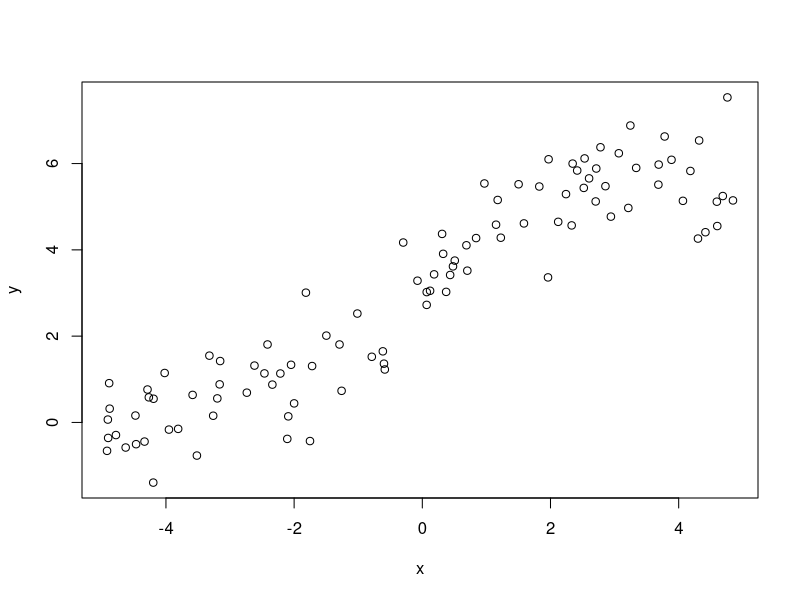
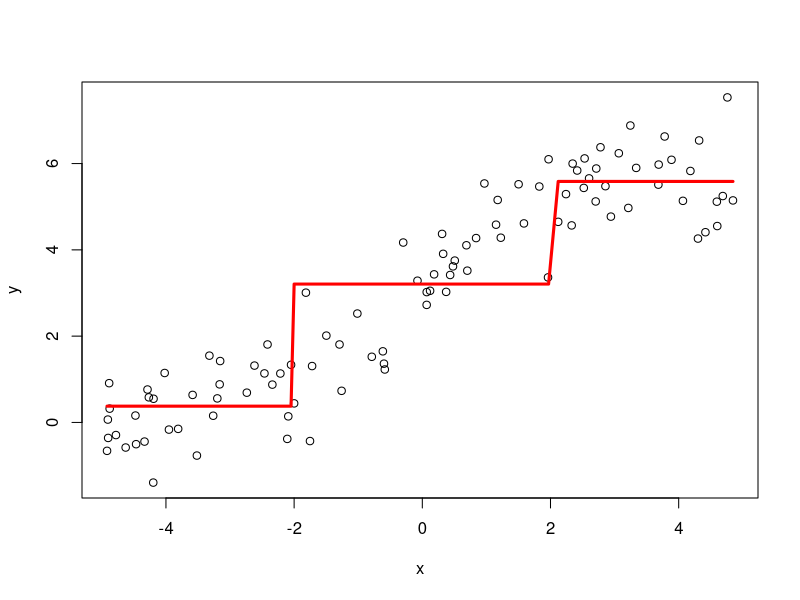
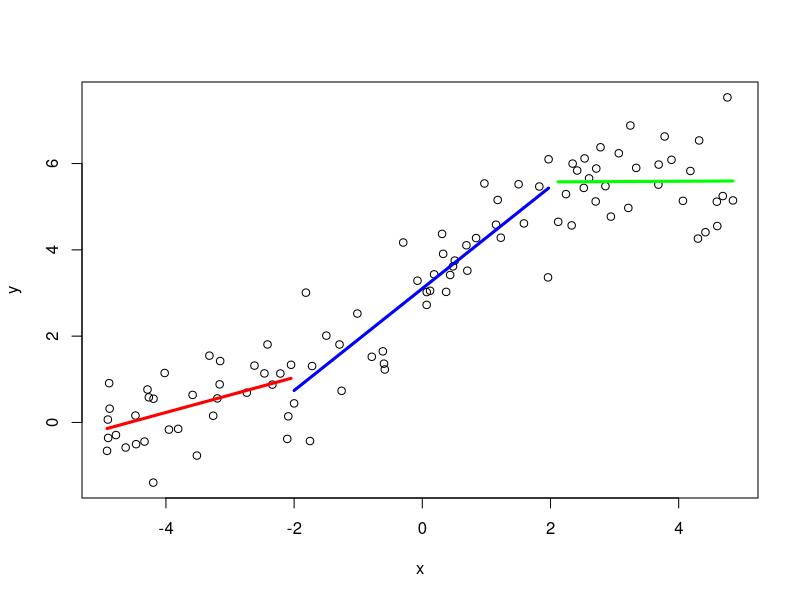
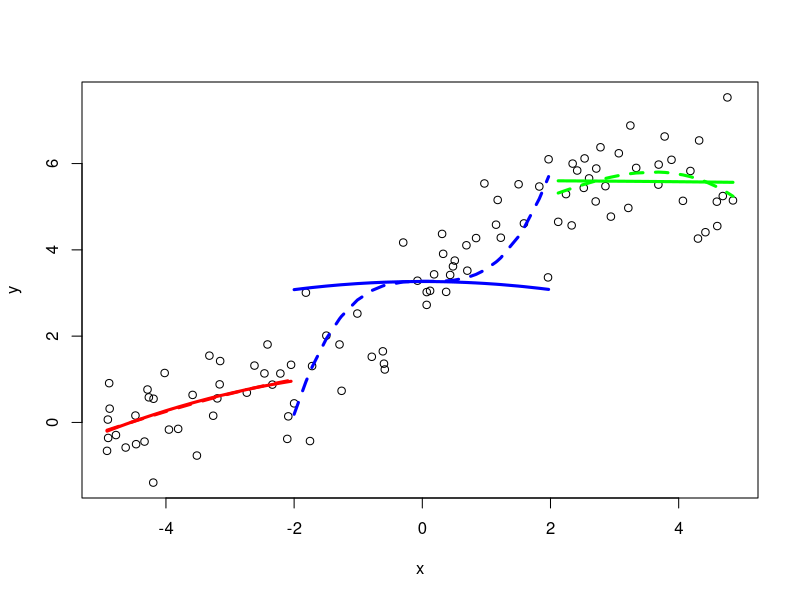
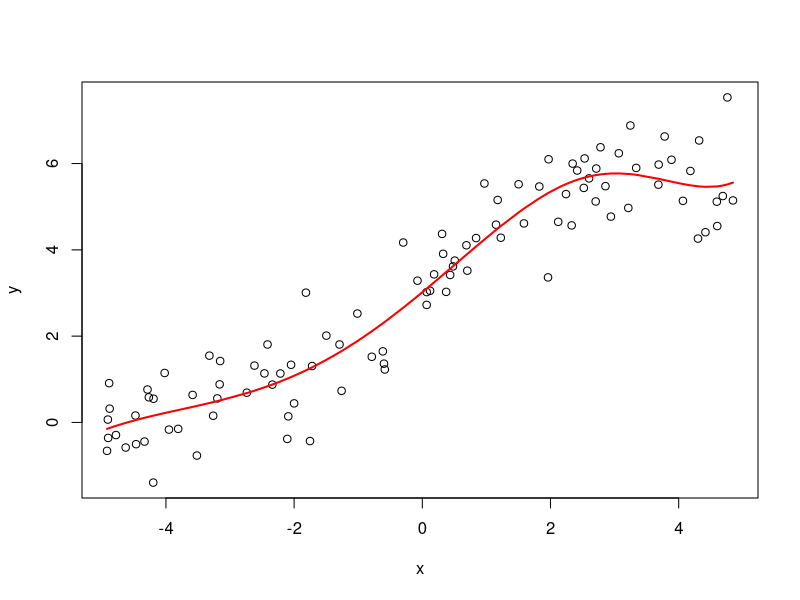
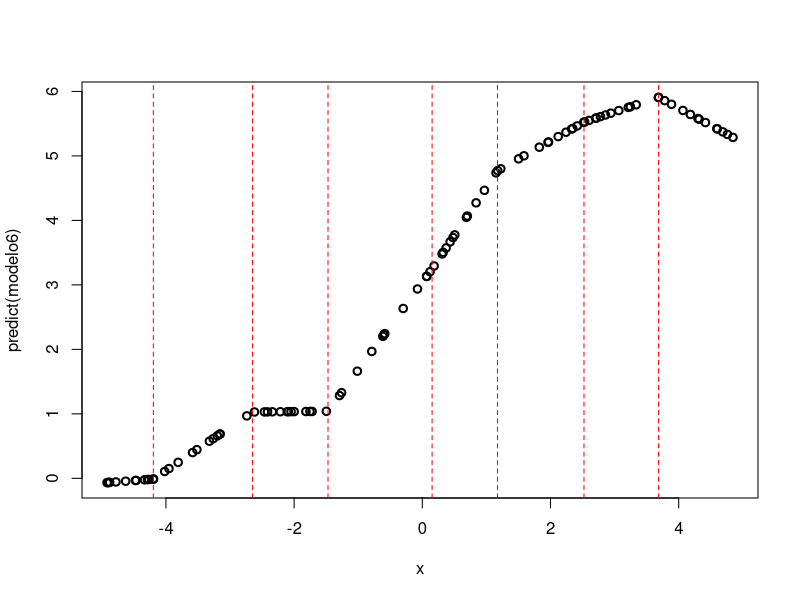
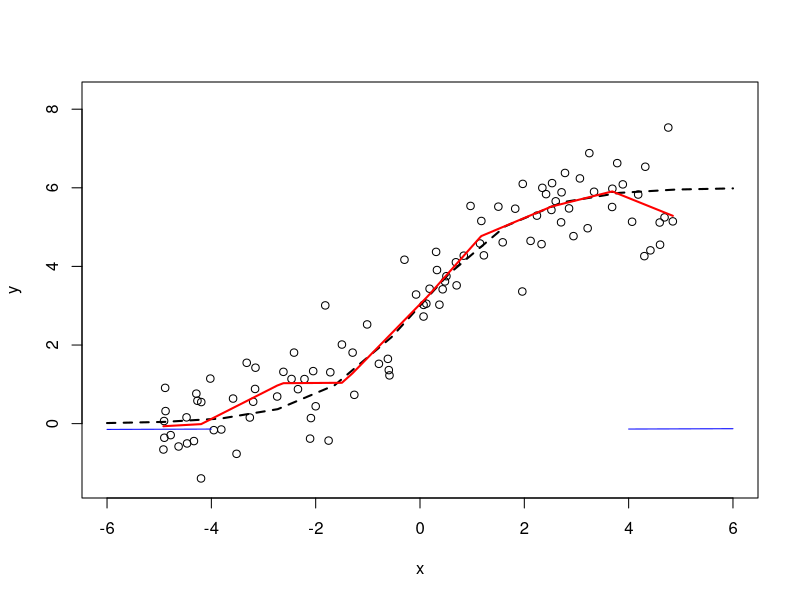
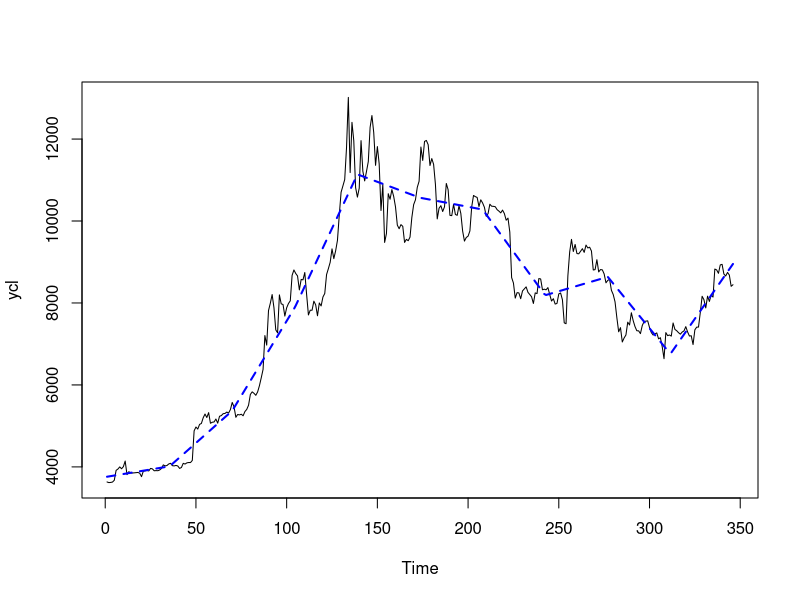

These figures' R source, in order:
ak=function(x){1/(1+exp(-x))}

# pdf(file="plot10.pdf", width = 6, height = 6)
# curve(ak, -10,10, lwd=2, main="função sigmóide")
# abline(v=0,col="red", lty=2,lwd=2)
# dev.off()

set.seed(232)
x=sort(runif(100,-5,5))
y=6*ak(x)+rnorm(100, sd=0.7)
plot(x,y)


# Regiões
u1=-2
u2=2

# Dummies
I1 = as.integer(x < u1)
I2 = as.integer(x >= u1 & x < u2)
I3 = as.integer(x >= u2)

modelo = lm(y ~ -1+ I1 + I2 + I3)
summary(modelo)
plot(x, y)
lines(x, fitted(modelo), col = "red", lwd = 3)

#linear por partes, MQO por partes, não é continuo e atrapalha derivadas, ex. 2
I = cbind(I1, I2, I3)
XI = x*I
modelo2 = lm(y ~ -1 + I + XI)
summary(modelo2)
plot(x, y)
lines(x[which(I1==1)], fitted(modelo2)[which(I1==1)], col = "red", lwd = 3)
lines(x[which(I2==1)], fitted(modelo2)[which(I2==1)], col = "blue", lwd = 3)
lines(x[which(I3==1)], fitted(modelo2)[which(I3==1)], col = "green", lwd = 3)

#regressão quadratica por partes
X2I = x^2*I
modelo3 = lm(y ~ -1 + I + X2I)
summary(modelo3)
plot(x, y)
lines(x[which(I1==1)], fitted(modelo3)[which(I1==1)], col = "red", lwd = 3)
lines(x[which(I2==1)], fitted(modelo3)[which(I2==1)], col = "blue", lwd = 3)
lines(x[which(I3==1)], fitted(modelo3)[which(I3==1)], col = "green", lwd = 3)

#cubica por partes
X3I = x^3*I
modelo4 = lm(y ~ -1 + I + X2I+ X3I)
summary(modelo4)

lines(x[which(I1==1)], fitted(modelo4)[which(I1==1)], col = "red", lwd = 3, lty=2)
lines(x[which(I2==1)], fitted(modelo4)[which(I2==1)], col = "blue", lwd = 3, lty=2)
lines(x[which(I3==1)], fitted(modelo4)[which(I3==1)], col = "green", lwd = 3, lty=2)


### Base de splines

library(splines)

#cubico
s = bs(x, knots=c(-2,2), degree=4)
modelo5 = lm(y ~ s)
plot(x, y)
lines(x,predict(modelo5), lwd=2, col="red")

# Localização dos nós via quantis.
s1 = bs(x, degree=1, df = 8)
attr(s1,"knots")
modelo6 = lm(y ~ s1)
plot(x,predict(modelo6), lwd=2)
abline(v=attr(s1,"knots"), lty=2, col="red")
attr(s1,"knots")


########################################################
#### Previsão usando splines, inclusive fora da amostra!
########################################################


# predição dos valores da base para os pontos a serem preditos
a = predict(s1, newx = c(seq(-6,-4,length.out = 200),seq(4,6,length.out = 200))) 

# predição dos valores de y
b = modelo6$coefficients[1] + modelo6$coefficients[-1]%*%t(a)

plot(x, y, xlim=c(-6,6), ylim=c(-1.5,8.3))
lines(seq(-6,6,length.out = 12),6*ak(seq(-6,6,length.out = 12)), lwd=2,lty=2) #verdadeira
lines(x,predict(modelo6), lwd=2, col="red") #predito
lines(seq(-6,-4,length.out = 12),b[1:12], col="blue") #previsão
lines(seq(4,6,length.out = 12),b[13:24], col="blue") # previsão

##############################################################
## Será que conseguimos ganhar dinheiro na bolsa com splines?
##############################################################

cl = read.csv(file = "BTC-USD.csv", header=T)$Adj.Close

# reservando os últimos 20 valores para previsão
ycl = cl[1:346]
plot.ts(ycl)
ty = 1:346
prev.cl = cl[347:366]

sg1 = bs(ty, degree=1, df = 10)
modelo7 = lm(ycl ~ sg1)
lines(ty,predict(modelo7), lwd=2, lty=2, col="blue")



sg2 = bs(ty, degree=2, df=8)
modelo8 = lm(ycl ~ sg2)
plot.ts(ycl)
lines(ty,predict(modelo8), lwd=2, lty=2, col="red")


sg3  = bs(ty, degree=4, df=25)
modelo9 = lm(ycl ~ sg3)
plot.ts(ycl)
lines(ty,predict(modelo9), lwd=2, lty=4, col="magenta")

sg4  = bs(ty, degree=5, df=40)
modelo10 = lm(ycl ~ sg4)
plot.ts(ycl)
lines(ty,predict(modelo10), lwd=2, lty=4, col="darkblue")


a = predict(sg4, newx = 347:366)

# predição dos valores de y
b = modelo10$coefficients[1] + modelo10$coefficients[-1]%*%t(a)

plot.ts(ycl, xlim=c(0,366))
lines(347:366,cl[347:366], col="red")
abline(v=347, lty=2)
lines(ty,predict(modelo10), lwd=2, lty=2, col="blue")
lines(347:366,b, col="darkgreen")


a = predict(sg1, newx = 347:366)

# predição dos valores de y
b = modelo7$coefficients[1] + modelo7$coefficients[-1]%*%t(a)

plot.ts(ycl, xlim=c(0,366))
lines(347:366,cl[347:366], col="red")
abline(v=347, lty=2)
lines(ty,predict(modelo7), lwd=2, lty=2, col="blue")
lines(347:366,b, col="darkgreen")



###################################
# Nadaraya-Watson com Epanechnikov 
###################################

epa.ker=function(x,x0,lambda){
  tp = abs(x-x0)/lambda
  ifelse(abs(tp)<=1, 3/4*(1-tp^2),0)
}

NW.epa=function(x0, xs,ys,lambda){
  lun = numeric(length(x0))
  for(i in 1:length(x0)){
    w = epa.ker(x0[i],xs,lambda)  
    lun[i] = 1/sum(w)*sum(w*ys)
  }
  return(lun)
}
set.seed(120)
x=runif(100)
y=sin(12*(x+0.2))+rnorm(100)

# problemático para lambdas muito pequenos
grid=seq(0,1,length.out = 1000)
plot(x,y)
lines(grid,sin(12*(grid+0.2)))
lines(grid,NW.epa(grid,x,y,2), col="red")
lines(grid,NW.epa(grid,x,y,1), col="red")
lines(grid,NW.epa(grid,x,y,0.3), col="red")

plot(x,y, pch=16)
lines(grid,sin(12*(grid+0.2)), lwd=2)
lines(grid,NW.epa(grid,x,y,0.1), lwd=2, col="red")
lines(grid,NW.epa(grid,x,y,0.05), lwd=2, col="green")
lines(grid,NW.epa(grid,x,y,0.04), lwd=2, col="blue")
lines(grid,NW.epa(grid,x,y,0.03), lwd=2, col="magenta")

# problemático com lambdas muito pequenos
plot(x,y, pch=16)
lines(grid,sin(12*(grid+0.2)), lwd=2)
lines(grid,NW.epa(grid,x,y,0.02), lwd=2, col="red")


##########################
## Kernel Tri-cúbico
##########################

tricub.ker=function(x,x0,lambda){
  tp = abs(x-x0)/lambda
  ifelse(abs(tp)<=1, (1-abs(tp)^3)^3,0)
}

NW.tricub=function(x0, xs,ys,lambda){
  lun = numeric(length(x0))
  for(i in 1:length(x0)){
    w = tricub.ker(x0[i],xs,lambda)  
    lun[i] = 1/sum(w)*sum(w*ys)
  }
  return(lun)
}


plot(x,y)
lines(grid,sin(12*(grid+0.2)))
lines(grid,NW.tricub(grid,x,y,2), col="red")
lines(grid,NW.tricub(grid,x,y,1), col="red")
lines(grid,NW.tricub(grid,x,y,0.3), col="red")

plot(x,y, pch=16)
lines(grid,sin(12*(grid+0.2)), lwd=2)
lines(grid,NW.tricub(grid,x,y,0.1), lwd=2, col="red")
lines(grid,NW.tricub(grid,x,y,0.05), lwd=2, col="green")
lines(grid,NW.tricub(grid,x,y,0.04), lwd=2, col="blue")
lines(grid,NW.tricub(grid,x,y,0.03), lwd=2, col="magenta")

# problemático com lambdas muito pequenos
plot(x,y, pch=16)
lines(grid,sin(12*(grid+0.2)), lwd=2)
lines(grid,NW.tricub(grid,x,y,0.02), lwd=2, col="red")
lines(grid,NW.epa(grid,x,y,0.02), lwd=2, col="magenta")


##########################
#### Kernel Gaussiano
##########################


g.ker=function(x,x0,lambda){
  return(dnorm(abs(x-x0)/lambda))
}

NW.g=function(x0, xs,ys,lambda){
  lun = numeric(length(x0))
  for(i in 1:length(x0)){
    w = g.ker(x0[i],xs,lambda)  
    lun[i] = 1/sum(w)*sum(w*ys)
  }
  return(lun)
}


plot(x,y, pch=16)
lines(grid,sin(12*(grid+0.2)))
lines(grid,NW.g(grid,x,y,2), col="red")
lines(grid,NW.g(grid,x,y,1), col="red")
lines(grid,NW.g(grid,x,y,0.3), col="red")

plot(x,y, pch=16)
lines(grid,sin(12*(grid+0.2)), lwd=2)
lines(grid,NW.g(grid,x,y,0.1), lwd=2, col="red")
lines(grid,NW.g(grid,x,y,0.05), lwd=2, col="green")
lines(grid,NW.g(grid,x,y,0.04), lwd=2, col="blue")
lines(grid,NW.g(grid,x,y,0.03), lwd=2, col="magenta")

#  lambdas muito pequenos já não são problemas
plot(x,y, pch=16)
lines(grid,sin(12*(grid+0.2)), lwd=2)
lines(grid,NW.g(grid,x,y,0.02), lwd=2, col="red")
lines(grid,NW.g(grid,x,y,0.01), lwd=2, col="blue")
lines(grid,NW.g(grid,x,y,0.005), lwd=2, col="magenta")


#################################
# E vamos ganhar dinheiro com NW?
#################################

plot.ts(ycl)
lambda=10
lines(ty,NW.g(ty,ty,ycl,lambda), lwd=2, lty=2, col="green")
lambda=5
lines(ty,NW.g(ty,ty,ycl,lambda), lwd=2, lty=2, col="blue")
lambda=2
lines(ty,NW.g(ty,ty,ycl,lambda), lwd=2, lty=2, col="red")



lambda=10
plot.ts(ycl, xlim=c(0,366))
lines(347:366,cl[347:366], col="red")
abline(v=347, lty=2)
lines(ty,NW.g(ty,ty,ycl,lambda), lwd=2, lty=2, col="blue")
lines(347:366,NW.g(347:366,ty,ycl,lambda), col="darkgreen")



##################################
# Utilizando local regression para analisar os dados do Bitcoin
##################################

modelo11 = loess(ycl~ty, span = 0.5, degree=1)
modelo12 = loess(ycl~ty, span = 0.25, degree=1)
modelo13 = loess(ycl~ty, span = 0.15, degree=1)
modelo14 = loess(ycl~ty, span = 0.1, degree=1)
plot.ts(ycl)
lines(ty,predict(modelo11), lwd=2, lty=4, col="blue")
lines(ty,predict(modelo12), lwd=2, lty=4, col="red")
lines(ty,predict(modelo13), lwd=2, lty=4, col="darkgreen")
lines(ty,predict(modelo14), lwd=2, lty=4, col="magenta")


